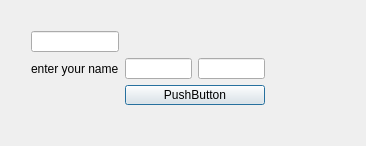
<?xml version="1.0" encoding="UTF-8"?>
<ui version="4.0">
 <class>Dialog</class>
 <widget class="QDialog" name="Dialog">
  <property name="geometry">
   <rect>
    <x>0</x>
    <y>0</y>
    <width>366</width>
    <height>146</height>
   </rect>
  </property>
  <property name="windowTitle">
   <string>Dialog</string>
  </property>
  <widget class="QWidget" name="">
   <property name="geometry">
    <rect>
     <x>31</x>
     <y>31</y>
     <width>234</width>
     <height>74</height>
    </rect>
   </property>
   <layout class="QGridLayout" name="gridLayout">
    <item row="0" column="0">
     <widget class="QLineEdit" name="lineEdit_3"/>
    </item>
    <item row="1" column="0">
     <widget class="QLabel" name="label">
      <property name="text">
       <string>enter your name</string>
      </property>
     </widget>
    </item>
    <item row="1" column="1">
     <layout class="QHBoxLayout" name="horizontalLayout">
      <item>
       <widget class="QLineEdit" name="lineEdit"/>
      </item>
      <item>
       <widget class="QLineEdit" name="lineEdit_2"/>
      </item>
     </layout>
    </item>
    <item row="2" column="1">
     <widget class="QPushButton" name="pushButton">
      <property name="text">
       <string>PushButton</string>
      </property>
     </widget>
    </item>
   </layout>
  </widget>
 </widget>
 <resources/>
 <connections/>
</ui>
